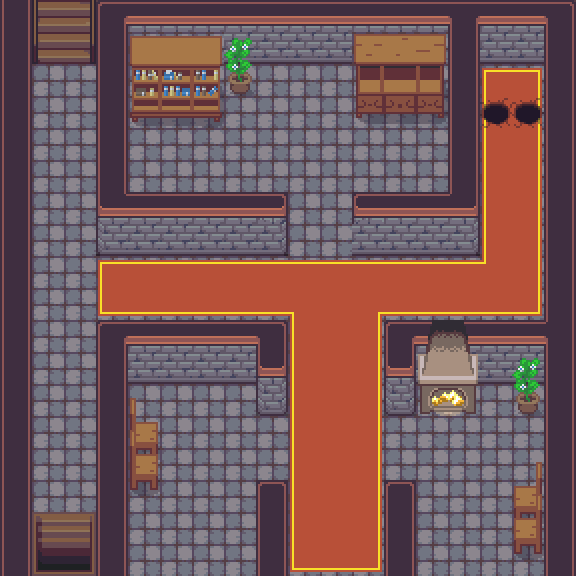

This is a level from a 2D game, rendered from its Tiled map with the project's own tilesets. A one-line summary and the map file follow, with tile-layer data summarised:
An orthogonal 18x18 tile map with 32x32 px tiles, 4 tile layers (Tile Layer 1, Tile Layer 2, Tile Layer 3, Above Player), 5 tilesets and 33 objects (21x collision, 10x event, 2x collision-line).

<map version="1.8" tiledversion="1.8.0" orientation="orthogonal" renderorder="right-down" compressionlevel="0" width="18" height="18" tilewidth="32" tileheight="32" infinite="0" nextlayerid="7" nextobjectid="37">
 <properties>
  <property name="edges" value="clamped" />
  <property name="inside" type="bool" value="true" />
  <property name="scenario" value="xero" />
  <property name="slug" value="mansion" />
  <property name="map_type" value="dungeon" />
 </properties>
 <tileset firstgid="1" name="core_outdoor" tilewidth="32" tileheight="32" tilecount="2775" columns="37">
  <image source="../gfx/tilesets/core_outdoor.png" width="1184" height="2400" />
 </tileset>
 <tileset firstgid="2776" name="core_indoor_walls" tilewidth="32" tileheight="32" tilecount="3864" columns="46">
  <image source="../gfx/tilesets/core_indoor_walls.png" width="1472" height="2688" />
 </tileset>
 <tileset firstgid="6640" name="core_set pieces" tilewidth="32" tileheight="32" tilecount="1550" columns="31">
  <image source="../gfx/tilesets/core_set pieces.png" width="992" height="1600" />
 </tileset>
 <tileset firstgid="8190" name="core_indoor_floors" tilewidth="32" tileheight="32" tilecount="3864" columns="46">
  <image source="../gfx/tilesets/core_indoor_floors.png" width="1472" height="2688" />
 </tileset>
 <tileset firstgid="12054" name="core_indoor_stairs" tilewidth="32" tileheight="32" tilecount="2970" columns="45">
  <image source="../gfx/tilesets/core_indoor_stairs.png" width="1440" height="2112" />
 </tileset>
 <layer id="1" name="Tile Layer 1" width="18" height="18">
  <data>[324 cells, 324 non-empty, 3 distinct tile ids]</data>
 </layer>
 <layer id="2" name="Tile Layer 2" width="18" height="18">
  <data>[324 cells, 148 non-empty, 22 distinct tile ids]</data>
 </layer>
 <layer id="3" name="Tile Layer 3" width="18" height="18">
  <data>[324 cells, 133 non-empty, 57 distinct tile ids]</data>
 </layer>
 <layer id="4" name="Above Player" width="18" height="18">
  <data>[324 cells, 3 non-empty, 2 distinct tile ids]</data>
 </layer>
 <objectgroup color="#ff0000" id="5" name="Collisions">
  <object id="1" type="collision" x="96" y="0" width="32" height="256" />
  <object id="2" type="collision" x="128" y="0" width="448" height="64" />
  <object id="3" type="collision" x="128" y="192" width="160" height="64" />
  <object id="4" type="collision" x="448" y="64" width="32" height="192" />
  <object id="5" type="collision" x="352" y="192" width="96" height="64" />
  <object id="6" type="collision" x="96" y="256" width="32" height="32" />
  <object id="7" type="collision" x="128" y="288" width="32" height="32" />
  <object id="8" type="collision" x="544" y="64" width="32" height="512" />
  <object id="9" type="collision" x="512" y="480" width="32" height="64" />
  <object id="10" type="collision" x="384" y="320" width="160" height="64" />
  <object id="11" type="collision" x="384" y="384" width="96" height="32" />
  <object id="12" type="collision" x="512" y="384" width="32" height="32" />
  <object id="13" type="collision" x="256" y="320" width="32" height="96" />
  <object id="14" type="collision" x="96" y="320" width="160" height="64" />
  <object id="15" type="collision" x="0" y="0" width="32" height="576" />
  <object id="16" type="collision" x="96" y="384" width="32" height="192" />
  <object id="17" type="collision" x="256" y="480" width="32" height="96" />
  <object id="18" type="collision" x="384" y="480" width="32" height="96" />
  <object id="19" type="collision-line" x="128" y="576">
   <polyline points="0,0 128,0" />
  </object>
  <object id="20" type="collision-line" x="416" y="576">
   <polyline points="0,0 128,0" />
  </object>
  <object id="21" type="collision" x="128" y="416" width="32" height="64" />
  <object id="34" type="collision" x="128" y="64" width="128" height="32" />
  <object id="35" type="collision" x="352" y="64" width="96" height="32" />
 </objectgroup>
 <objectgroup color="#ffff00" id="6" name="Events">
  <object id="22" name="Teleport to Top" type="event" x="32" y="32" width="32" height="32">
   <properties>
    <property name="act10" value="transition_teleport player,mansion_top.tmx,1,16,0.3" />
    <property name="act20" value="char_face player,up" />
    <property name="cond10" value="is char_at player" />
    <property name="cond20" value="is char_facing player,up" />
   </properties>
  </object>
  <object id="23" name="Teleport to Basement" type="event" x="32" y="512" width="32" height="32">
   <properties>
    <property name="act10" value="transition_teleport player,mansion_basement.tmx,6,20,0.3" />
    <property name="act20" value="char_face player,down" />
    <property name="cond10" value="is char_at player" />
    <property name="cond20" value="is char_facing player,bottom" />
   </properties>
  </object>
  <object id="24" name="Teleport to Basement" type="event" x="64" y="512" width="32" height="32">
   <properties>
    <property name="act10" value="transition_teleport player,mansion_basement.tmx,7,20,0.3" />
    <property name="act20" value="char_face player,down" />
    <property name="cond10" value="is char_at player" />
    <property name="cond20" value="is char_facing player,down" />
   </properties>
  </object>
  <object id="25" name="Teleport to Top" type="event" x="64" y="32" width="32" height="32">
   <properties>
    <property name="act10" value="transition_teleport player,mansion_top.tmx,2,16,0.3" />
    <property name="act20" value="char_face player,up" />
    <property name="cond10" value="is char_at player" />
    <property name="cond20" value="is char_facing player,up" />
   </properties>
  </object>
  <object id="27" name="Teleport to Side Route" type="event" x="288" y="544" width="32" height="32">
   <properties>
    <property name="act10" value="transition_teleport player,routea.tmx,6,13,0.3" />
    <property name="act20" value="char_face player,down" />
    <property name="cond10" value="is char_at player" />
    <property name="cond20" value="is char_facing player,down" />
   </properties>
  </object>
  <object id="28" name="Teleport to Side Route" type="event" x="320" y="544" width="32" height="32">
   <properties>
    <property name="act10" value="transition_teleport player,routea.tmx,7,13,0.3" />
    <property name="act20" value="char_face player,down" />
    <property name="cond10" value="is char_at player" />
    <property name="cond20" value="is char_facing player,down" />
   </properties>
  </object>
  <object id="29" name="Teleport to Basement" type="event" x="480" y="96" width="32" height="32">
   <properties>
    <property name="act10" value="transition_teleport player,mansion_basement.tmx,13,3,0.3" />
    <property name="act20" value="char_face player,down" />
    <property name="cond10" value="is char_at player" />
    <property name="cond20" value="is char_facing player,up" />
   </properties>
  </object>
  <object id="30" name="Play Music" type="event" x="0" y="32" width="32" height="32">
   <properties>
    <property name="act10" value="play_music music_jester_theme" />
    <property name="cond10" value="not music_playing music_jester_theme" />
   </properties>
  </object>
  <object id="32" name="Teleport to Side Route" type="event" x="352" y="544" width="32" height="32">
   <properties>
    <property name="act10" value="transition_teleport player,routea.tmx,7,13,0.3" />
    <property name="act20" value="char_face player,down" />
    <property name="cond10" value="is char_at player" />
    <property name="cond20" value="is char_facing player,down" />
   </properties>
  </object>
  </objectgroup>
</map>
<!-- 1 of 33 objects omitted -->
